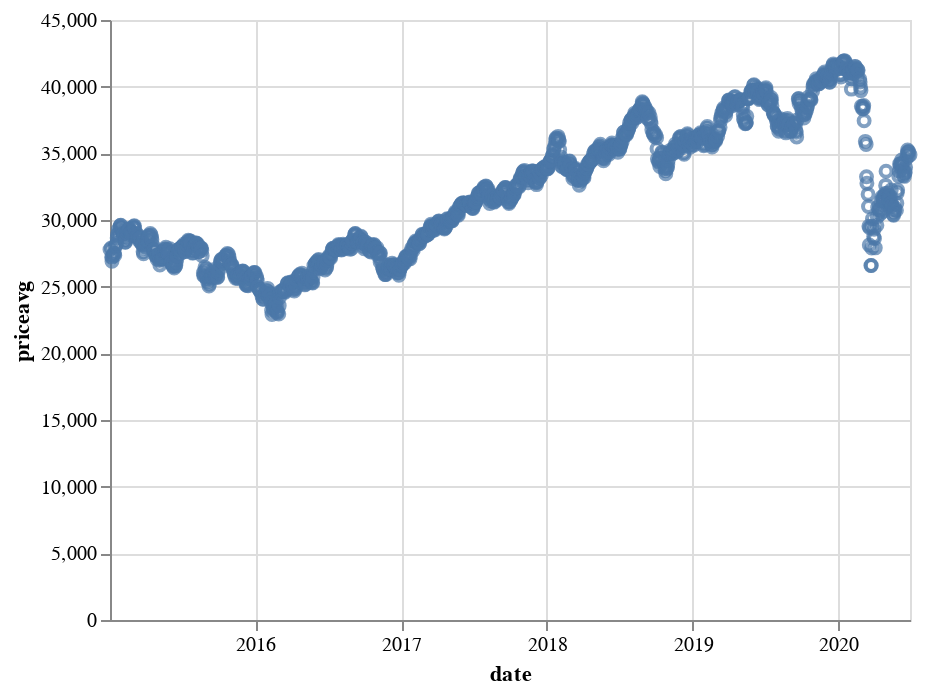

Notebook code cell kept with this figure:
### Code cell
altdata_pricepercentchg = priceboolean_shock(10, bse_data)
altdata_pricepercentchg.reset_index(inplace=True)
altdata_pricepercentchg.rename(columns={list(altdata_pricepercentchg)[0]:'date'}, inplace=True)
alt.Chart(altdata_pricepercentchg).mark_point().encode(
    x='date',
    y='priceavg'
)

### Figure 1 — Vega-Lite specification as saved in the notebook (floating-point values rounded to 4 significant figures; data arrays with more than 128 entries replaced by an {"elided": "..."} marker saying what was removed)
{"config": {"view": {"continuousWidth": 400, "continuousHeight": 300}}, "data": {"name": "data-01936962bbbc072955a2e327735cd2d4"}, "mark": "point", "encoding": {"x": {"field": "date", "type": "temporal"}, "y": {"field": "priceavg", "type": "quantitative"}}, "$schema": "https://vega.github.io/schema/vega-lite/v4.17.0.json", "datasets": {"data-01936962bbbc072955a2e327735cd2d4": {"elided": "1345 records"}}}
